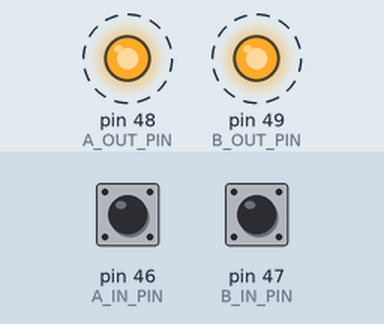
Bench run of a sketch on a simulated Arduino Mega 2560, built with avr-gcc and run on an emulated ATmega2560. On the bench: output pins drawn as LEDs (lit = HIGH). Dashed ring = blinking. Inputs (shaded band) come from the test bench; at power-on: pin 47 (B_IN_PIN) HIGH, pin 46 (A_IN_PIN) HIGH. What the sketch prints to the serial monitor is not drawn.

Above: at 1.2 s.
1.3 s: pin 47 (B_IN_PIN) pulled LOW for 0.15 s
Timing chart, 0 to 10.3 s (numbered marks = the images above; inputs shaded):
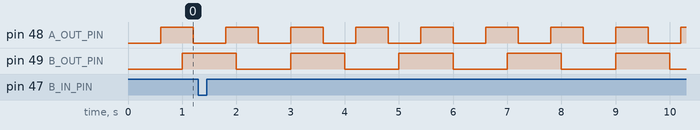

The sketch:

trabalho1.ino
```cpp
/*
  TimerInterrupt_debug_visualize.ino
  Single-file test for TimerInterrupt (khoih-prog).
  Prints timestamped CSV + events so you can see the relation between A_OUT and B_IN.

  Make sure TimerInterrupt by khoih-prog is installed and Board = Arduino Mega 2560.
*/

// Enable timers BEFORE including library
#define USE_TIMER_1  true
#define USE_TIMER_3  true
#define TIMER_INTERRUPT_DEBUG 0
#define _TIMERINTERRUPT_LOGLEVEL_ 0

#include <TimerInterrupt.h>
#include <Arduino.h>

// Pin mapping (your pins)
const uint8_t A_IN_PIN  = 46; // A reads this (connected to B_OUT)
const uint8_t A_OUT_PIN = 48; // A drives this (connect to B_IN)
const uint8_t B_IN_PIN  = 47; // B reads this (connected to A_OUT)
const uint8_t B_OUT_PIN = 49; // B drives this (connect to A_IN)

// Intervals & toggle rates (ms)
const unsigned long A_INTERVAL_MS = 200;
const unsigned long B_INTERVAL_MS = 200;
const uint8_t A_toggle_every_ticks = 3; // every N A-ticks toggle A_out
const uint8_t B_toggle_every_ticks = 5; // B toggles its own out (for activity)

// Volatile flags set in ISRs
volatile bool flagA_tick = false;
volatile bool flagB_tick = false;
volatile unsigned long A_tick_count = 0;
volatile unsigned long B_tick_count = 0;

// States
bool A_out_state = LOW;
bool B_out_state = LOW;

// For correlation measurement
unsigned long lastAOutChangeTime = 0; // millis() when A last toggled its output
unsigned long lastAOutTick = 0;
int lastBInValue = HIGH; // because we use INPUT_PULLUP initially

// ISR callbacks (very short)
void onTimerA() {
  flagA_tick = true;
  A_tick_count++;
}
void onTimerB() {
  flagB_tick = true;
  B_tick_count++;
}

// start timers via library
bool startTimers() {
  ITimer1.init();
  ITimer3.init();

  if (!ITimer1.attachInterruptInterval(A_INTERVAL_MS, onTimerA)) {
    return false;
  }
  if (!ITimer3.attachInterruptInterval(B_INTERVAL_MS, onTimerB)) {
    return false;
  }
  return true;
}

void setup() {
  Serial.begin(115200);
  while (!Serial) { } // wait for Serial to attach (optional)

  Serial.println(F("TimerInterrupt debug visualize starting"));
  pinMode(A_IN_PIN, INPUT_PULLUP);
  pinMode(A_OUT_PIN, OUTPUT);
  digitalWrite(A_OUT_PIN, LOW);

  pinMode(B_IN_PIN, INPUT_PULLUP);
  pinMode(B_OUT_PIN, OUTPUT);
  digitalWrite(B_OUT_PIN, LOW);

  lastBInValue = digitalRead(B_IN_PIN);

  if (!startTimers()) {
    Serial.println(F("ERROR: timers did not start. Check TimerInterrupt install and macros."));
  } else {
    Serial.println(F("Timers started OK"));
  }

  // Header for CSV-style heartbeat lines (makes it easy to import)
  Serial.println(F("time_ms,src,tick,A_out,B_in"));
}

// Called from main loop when A tick fired
void processArduinoA() {
  // Toggle logic
  static unsigned int localA = 0;
  localA++;
  bool prevOut = A_out_state;
  if ((localA % A_toggle_every_ticks) == 0) {
    A_out_state = !A_out_state;
  }

  // If B is pulled low (connected), create a short pulse to demonstrate interaction
  int readB_via_Ain = digitalRead(A_IN_PIN);
  if (readB_via_Ain == LOW) {
    // force a short HIGH pulse on A_out so B sees activity
    A_out_state = HIGH;
  }

  // Commit output
  digitalWrite(A_OUT_PIN, A_out_state);

  // If A actually changed its output, record time and print event
  if (A_out_state != prevOut) {
    lastAOutChangeTime = millis();
    lastAOutTick = A_tick_count;
    Serial.print(F("EVENT,A_OUT_CHANGE,"));
    Serial.print(lastAOutChangeTime);
    Serial.print(F(",tick#"));
    Serial.print(lastAOutTick);
    Serial.print(F(",val="));
    Serial.println(A_out_state);
  }

  // Heartbeat CSV line
  int b_in_now = digitalRead(B_IN_PIN);
  Serial.print(millis());
  Serial.print(',');
  Serial.print('A');
  Serial.print(',');
  Serial.print(A_tick_count);
  Serial.print(',');
  Serial.print((int)A_out_state);
  Serial.print(',');
  Serial.println(b_in_now);
}

// Called from main loop when B tick fired
void processArduinoB() {
  // Toggle own out occasionally (so B also generates output)
  static unsigned int localB = 0;
  localB++;
  if ((localB % B_toggle_every_ticks) == 0) {
    B_out_state = !B_out_state;
    digitalWrite(B_OUT_PIN, B_out_state);

    // Report B's own output change as event (for clarity)
    Serial.print(F("EVENT,B_OUT_CHANGE,"));
    Serial.print(millis());
    Serial.print(F(",tick#"));
    Serial.print(B_tick_count);
    Serial.print(F(",val="));
    Serial.println(B_out_state);
  }

  // Read A_out through B_IN
  int readA_via_Bin = digitalRead(B_IN_PIN);

  // If input changed (edge detected), compute delay from last A change
  if (readA_via_Bin != lastBInValue) {
    unsigned long now = millis();
    long delayFromA = -1;
    if (lastAOutChangeTime != 0) {
      delayFromA = (long)(now - lastAOutChangeTime); // may be negative if clocks wrap (very unlikely here)
    }

    Serial.print(F("EVENT,B_IN_CHANGE,"));
    Serial.print(now);
    Serial.print(F(",tick#"));
    Serial.print(B_tick_count);
    Serial.print(F(",val="));
    Serial.print(readA_via_Bin);
    Serial.print(F(",delay_from_last_A_ms="));
    Serial.println(delayFromA);

    lastBInValue = readA_via_Bin;
  }

  // Heartbeat CSV line
  int a_out_now = digitalRead(A_OUT_PIN);
  Serial.print(millis());
  Serial.print(',');
  Serial.print('B');
  Serial.print(',');
  Serial.print(B_tick_count);
  Serial.print(',');
  Serial.print(a_out_now);
  Serial.print(',');
  Serial.println((int)B_out_state);
}

void loop() {
  // handle A
  if (flagA_tick) {
    noInterrupts();
    flagA_tick = false;
    interrupts();
    processArduinoA();
  }

  // handle B
  if (flagB_tick) {
    noInterrupts();
    flagB_tick = false;
    interrupts();
    processArduinoB();
  }

  // tiny yield
  delay(1);
}
```

Measured:
- by itself, pin 48 (A_OUT_PIN): alternates HIGH for 0.60 s and LOW for 0.60 s
- by itself, pin 49 (B_OUT_PIN): alternates HIGH for 1.0 s and LOW for 1.0 s
